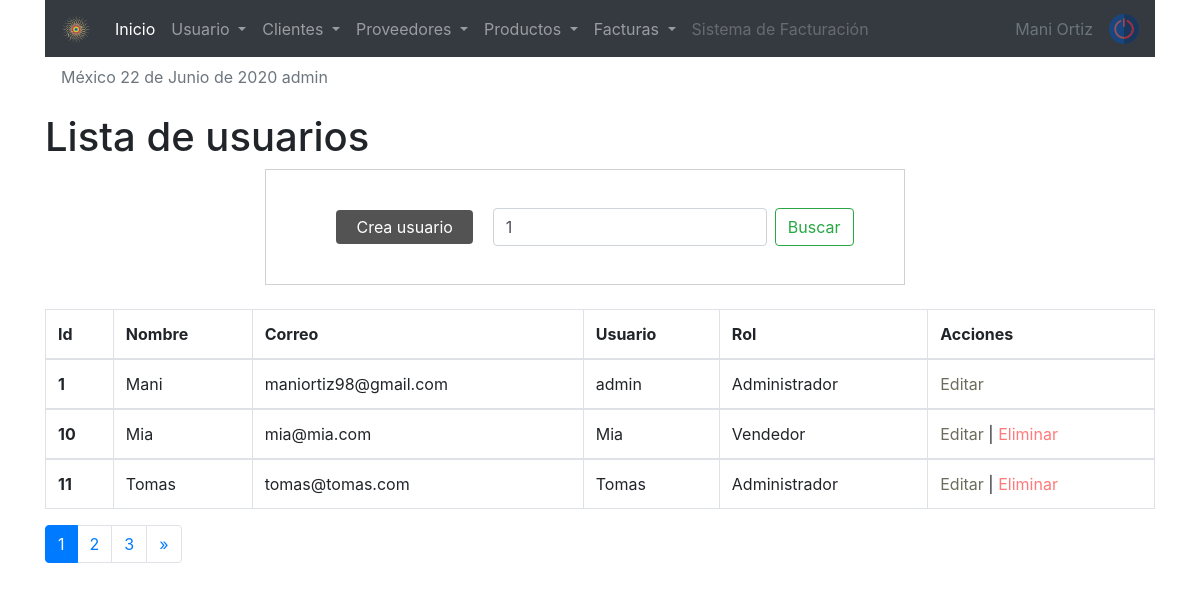
The app's page /sistema/buscar_usuario.php?busqueda=1 (signed in) with its own data.
### tables this page shows
CREATE TABLE `usuario` (
  `idusuario` int(11) NOT NULL,
  `nombre` varchar(50) DEFAULT NULL,
  `correo` varchar(100) DEFAULT NULL,
  `usuario` varchar(15) DEFAULT NULL,
  `clave` varchar(100) DEFAULT NULL,
  `rol` int(11) DEFAULT NULL,
  `estatus` int(11) NOT NULL DEFAULT 1
);

CREATE TABLE `rol` (
  `idrol` int(11) NOT NULL,
  `rol` varchar(20) DEFAULT NULL
);

### sistema/buscar_usuario.php (the view, shortened to what this page needs)
<?php
   include "../conexion.php"
?>
<!doctype html>
<html lang="en">
<link rel="stylesheet" href="css/style1.css">
  <head>
    <?php include "includes/scripts.php" ?>
  </head>
  <body>
  <?php include "includes/header.php" ?>
  <?php
  $busqueda =  strtolower($_REQUEST['busqueda']);
  ?>
    <div class="container">
        <h1>Lista de usuarios </h1>
     <div class="container row">
     <form class="form-inline my-2 my-lg-0" action="buscar_usuario.php" method="get">
     <a href="registro_usuario.php" class="btn_new">Crea usuario</a>
      <input class="form-control mr-sm-2" type="search" placeholder="Buscar usuario" aria-label="Search" name="busqueda" id="busqueda" value="<?php echo $busqueda;  ?>">
      <button class="btn btn-outline-success my-2 my-sm-0" type="submit" value="buscar">Buscar</button>
    </form>
    </div>
<br>
<div class="table-responsive">
            <table class="table table-bordered  table-responsive-xl">
            <thead>
                <tr>
                <th scope="col">Id</th>
                <th scope="col">Nombre</th>
                <th scope="col">Correo</th>
                <th scope="col">Usuario</th>
                <th scope="col">Rol</th>
                <th scope="col">Acciones</th>
                </tr>
            </thead>
            <?php
            $rol = '';
            $sql_registe = mysqli_query($conection, "SELECT COUNT(*) as total_registro FROM usuario
                                                        WHERE ( idusuario LIKE '%$busqueda%' OR
                                                                nombre LIKE '%$busqueda%' OR
                                                                correo LIKE '%$busqueda%' OR
                                                                usuario LIKE '%$busqueda%'
                                                                $rol  )
                                                        AND estatus = 1  " );
            $result_register = mysqli_fetch_array($sql_registe);
			$total_registro = $result_register['total_registro'];
			$por_pagina = 3;
			if(empty($_GET['pagina']))
			{
				$pagina = 1;
			}else{
				$pagina = $_GET['pagina'];
			}
			$desde = ($pagina-1) * $por_pagina;
			$total_paginas = ceil($total_registro / $por_pagina);
            $query = mysqli_query($conection, "SELECT u.idusuario, u.nombre, u.correo, u.usuario, r.rol FROM usuario u INNER JOIN rol r ON u.rol = r.idrol
            WHERE
            ( u.idusuario LIKE '%$busqueda%' OR
                u.nombre LIKE '%$busqueda%' OR
                u.correo LIKE '%$busqueda%' OR
                u.usuario LIKE '%$busqueda%' OR
                r.rol    LIKE  '%$busqueda%' )
            AND
            estatus = 1 ORDER BY u.idusuario ASC LIMIT $desde,$por_pagina
");
            $result = mysqli_num_rows($query);
            if($result > 0 ){
                while ($data = mysqli_fetch_array($query)){
            ?>
            <tbody>
                <tr>
                <th scope="row"><?php echo $data['idusuario']; ?></th>
                <td><?php echo $data['nombre']; ?></td>
                <td><?php echo $data['correo']; ?></td>
                <td><?php echo $data['usuario']; ?></td>
                <td><?php echo $data['rol']; ?></td>
                <td>
                    <a href="editar_usuario.php?id=<?php echo $data['idusuario']; ?>" class="link_edit">Editar </a>
                    <?php if($data['idusuario'] != 1){ ?>
                    |
                    <a href="eliminar_confirmar_usuario.php?id=<?php echo $data['idusuario']; ?>" class="link_delete">Eliminar</a>
                <?php } ?>
                </td>
                </tr>
            </tbody>
            <?php
        }
            }
            ?>
            </table>
            <?php
            if($total_registro != 0){
            ?>
            <nav aria-label="Page navigation example">
                <ul class="pagination">
                    <?php
                    for($i=1; $i <= $total_paginas ; $i++){
                        if($i == $pagina){
                            echo '<li class="page-item active"><a class="page-link" href="?pagina='.$i.'">'.$i.'</a></li>';
                        }else{
                            echo '<li class="page-item"><a class="page-link" href="?pagina='.$i.'&busqueda='.$busqueda.'">'.$i.'</a></li>';
                        }
                    }
                    if ($pagina != $total_paginas){
                    ?>
                    <li class="page-item">
                    <a class="page-link" href="?pagina=<?php echo $pagina + 1; ?>&busqueda=<?php echo $busqueda; ?>" aria-label="Next">
                        <span aria-hidden="true">&raquo;</span>
                    </a>
                    </li>
                <?php } ?>
                </ul>
            </nav>
         <?php } ?>
    </div>
    </div>
   </body>
</html>

### sistema/css/style1.css (style rules this page uses)
form { margin: auto; padding: 20px 50px; border: 1px solid #d1d1d1; }
.btn_new { background: rgb(83, 83, 83); color: rgb(255, 255, 255); display: inline-block; padding: 5px 20px; border-radius: 4px; margin: 20px; }
.link_edit { color: rgb(109, 109, 94); }
.link_delete { color: rgb(255, 122, 122); }

### records on screen
usuario: idusuario "1", nombre "Mani", correo "maniortiz98@gmail.com", usuario "admin", rol.rol "Administrador"
usuario: idusuario "10", nombre "Mia", correo "mia@mia.com", usuario "Mia", rol.rol "Vendedor"
usuario: idusuario "11", nombre "Tomas", correo "tomas@tomas.com", usuario "Tomas", rol.rol "Administrador"

### other values on screen
fechaC() "22 de Junio de 2020"
$_SESSION['user'] "admin"
